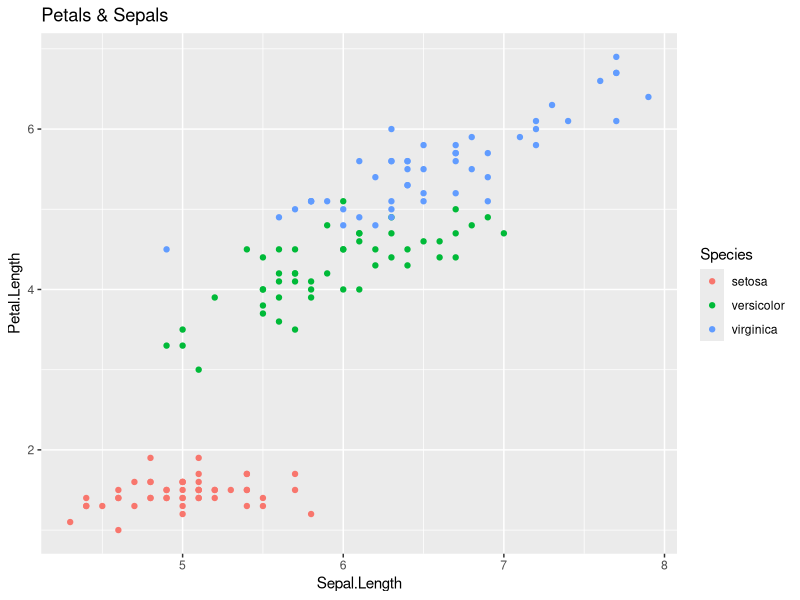
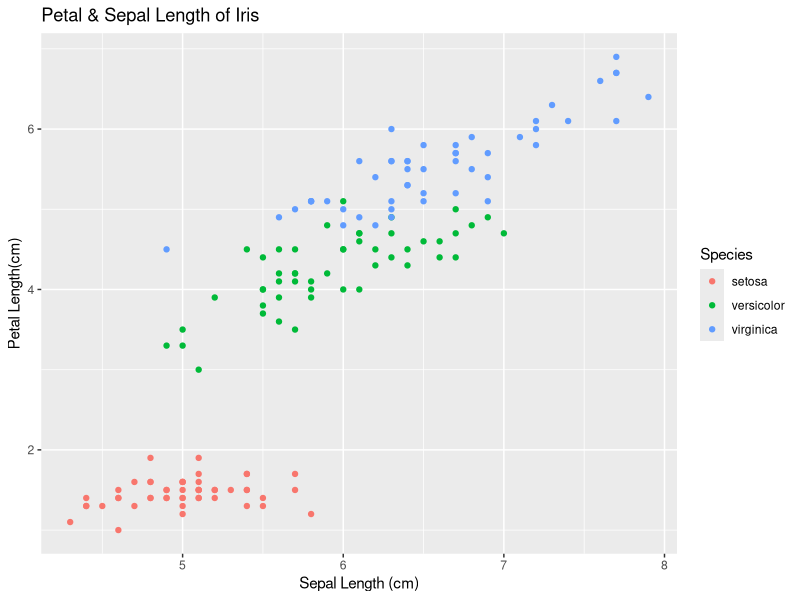

Generate these figures, in order, with R: (Note: this script raises an error after producing the figures.)
## Install package GGPLOT2 in R Environment

install.packages("ggplot2")

## Call Library GGPLOT2 for usage.

library("ggplot2")

## Read dataset IRIS (this is a free dataset on promisse available on R environment)

data(iris)

## Basic Plot IRIS Dataset

IrisPlot <- ggplot(iris,aes(Sepal.Length, Petal.Length, colour=Species)) +
  geom_point() +
  ggtitle("Petals & Sepals")
print(IrisPlot)

## Changing Labels & Titles Programmatically

print(IrisPlot + labs(y="Petal Length(cm)", x="Sepal Length (cm)") +
  ggtitle("Petal & Sepal Length of Iris"))


## Add in chart legend / plot markers

IrisPlot + annotate("text",x=6,y=6,label="Sample of Text at 6,6") +

## Add rectangle in the chart 

IrisPlot + annotate("rect",xmin=5, xmax=7,ymin=4,ymax=6,alpha=.4)

## Add a Segment in the chart

IrisPlot + annotate("segment",x=5,xend=7,y=4,yend=5,colour="black")


